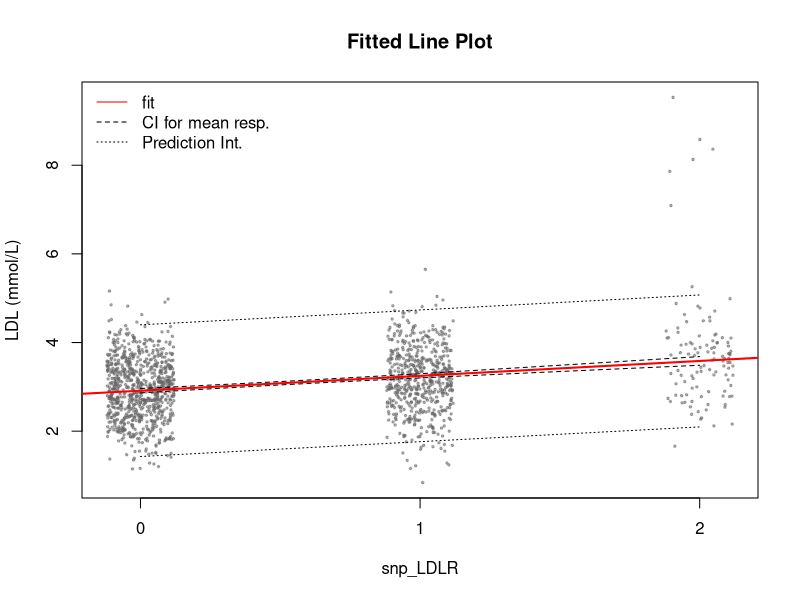
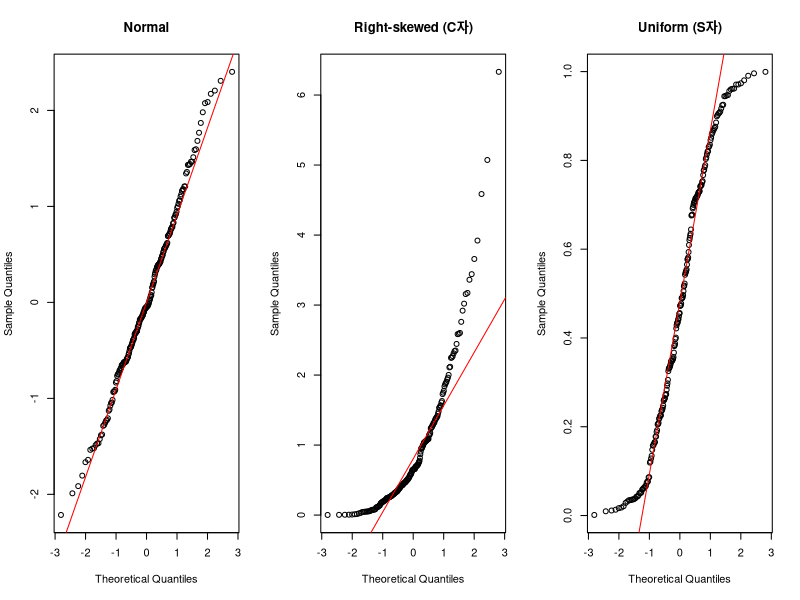
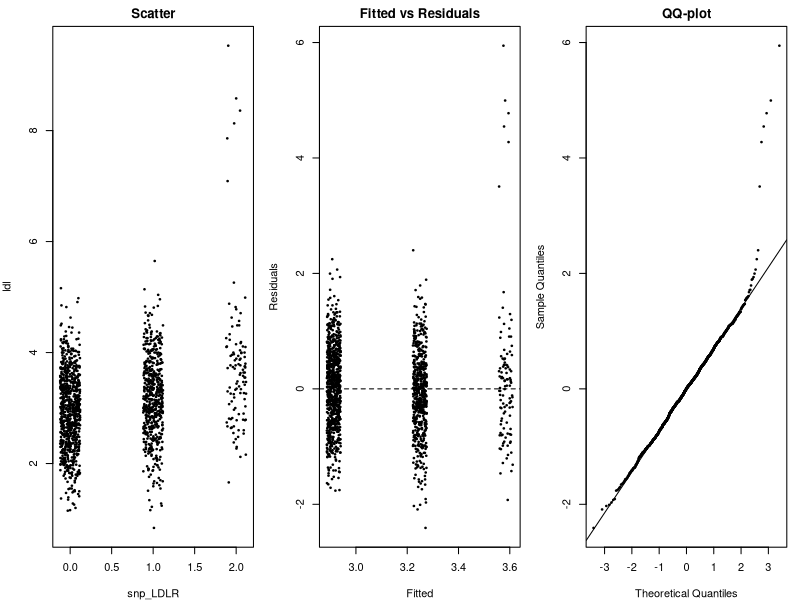

Write the R code that produced these figures, in order.
## ---- chunk 1
#| label: setup
#| include: false
gw <- read.csv("data/gwas_cohort.csv")
model <- lm(ldl ~ snp_LDLR, data = gw)
## ---- chunk 2
#| label: predict-point
newdata <- data.frame(snp_LDLR = 2)
predict(model, newdata)
## ---- chunk 3
#| label: predict-var
x    <- gw$snp_LDLR
n    <- nrow(gw)
xbar <- mean(x)
Sxx  <- sum((x - xbar)^2)
mse  <- summary(model)$sigma^2

c(mean_resp = mse * (1/n + (2 - xbar)^2 / Sxx),       # 평균 반응
  new_obs   = mse * (1 + 1/n + (2 - xbar)^2 / Sxx))   # 새 관측치
## ---- chunk 4
#| label: predict-intervals
## 예측구간 (prediction)
predict(model, newdata, interval = "prediction", level = 0.99)
predict(model, newdata, interval = "prediction", level = 0.95)

## 신뢰구간 (confidence)
predict(model, newdata, interval = "confidence", level = 0.99)
predict(model, newdata, interval = "confidence", level = 0.95)
## ---- chunk 5
#| label: plot-bands
#| fig-cap: "적합선과 신뢰띠(점선)·예측띠(파선) — 점은 옆으로 흩뜨려 그림"
xs   <- seq(0, 2, length.out = 100)
grid <- data.frame(snp_LDLR = xs)
ci   <- predict(model, grid, interval = "confidence")
pi   <- predict(model, grid, interval = "prediction")

set.seed(1)
plot(jitter(gw$snp_LDLR, 0.6), gw$ldl, pch = 20, cex = 0.5,
     col = adjustcolor("grey40", 0.5), xaxt = "n",
     xlab = "snp_LDLR", ylab = "LDL (mmol/L)", main = "Fitted Line Plot")
axis(1, at = 0:2)
abline(model, col = "red", lwd = 2)
lines(xs, ci[, "lwr"], lty = 2); lines(xs, ci[, "upr"], lty = 2)
lines(xs, pi[, "lwr"], lty = 3); lines(xs, pi[, "upr"], lty = 3)
legend("topleft", legend = c("fit", "CI for mean resp.", "Prediction Int."),
       lty = c(1, 2, 3), col = c("red", "black", "black"), bty = "n")
## ---- chunk 6
#| label: qq-shapes
#| code-fold: true
#| code-summary: "R 코드 보기"
#| fig-keep: none
#| fig-height: 3
set.seed(1)
z <- rnorm(200); e <- rexp(200); u <- runif(200)
par(mfrow = c(1, 3))
qqnorm(z, main = "Normal");            qqline(z, col = "red")
qqnorm(e, main = "Right-skewed (C자)"); qqline(e, col = "red")
qqnorm(u, main = "Uniform (S자)");      qqline(u, col = "red")
## ---- chunk 7
#| label: resid-plots
#| fig-cap: "산점도 / 적합값 대 잔차 / 잔차의 QQ-plot"
#| fig-width: 9
#| fig-height: 3.5
op <- par(mfrow = c(1, 3), mar = c(4, 4, 2, 1))
set.seed(1)
plot(jitter(gw$snp_LDLR, 0.6), gw$ldl, pch = 20, cex = 0.5,
     xlab = "snp_LDLR", ylab = "ldl", main = "Scatter")
plot(jitter(fitted(model), 0.4), residuals(model), pch = 20, cex = 0.5,
     xlab = "Fitted", ylab = "Residuals", main = "Fitted vs Residuals")
abline(h = 0, lty = 2)
qqnorm(residuals(model), pch = 20, cex = 0.5, main = "QQ-plot")
qqline(residuals(model))
par(op)
## ---- chunk 8
#| label: outliers
sr <- rstandard(model)
sum(abs(sr) > 2)                       # 기준 |r| > 2
round(2 * pnorm(-2) * nrow(gw), 1)     # 정규분포라면 기대되는 개수
## ---- chunk 9
#| label: outliers-extreme
round(qnorm(1 - 0.025 / nrow(gw)), 2)  # n에 맞춘 기준
big <- order(abs(sr), decreasing = TRUE)[1:8]
data.frame(iid = gw$iid[big], geno = gw$snp_LDLR[big],
           ldl = gw$ldl[big], rstd = round(sr[big], 2), row.names = NULL)
## ---- chunk 10
#| label: r2
summary(model)$r.squared
cor(gw$snp_LDLR, gw$ldl)^2   # rho^2 = R^2 확인
